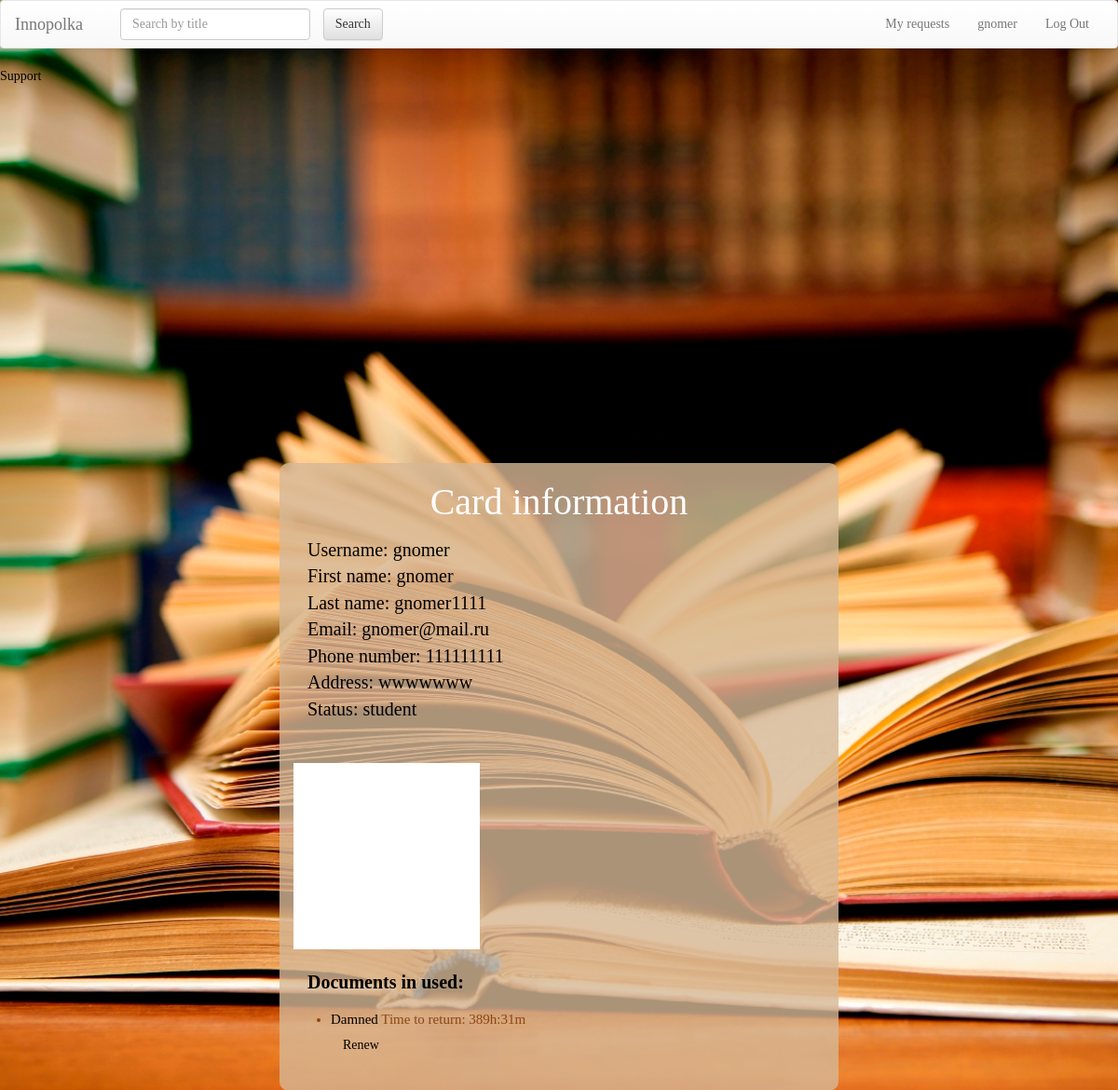
Page /user/ (signed in) on the earlier database version.
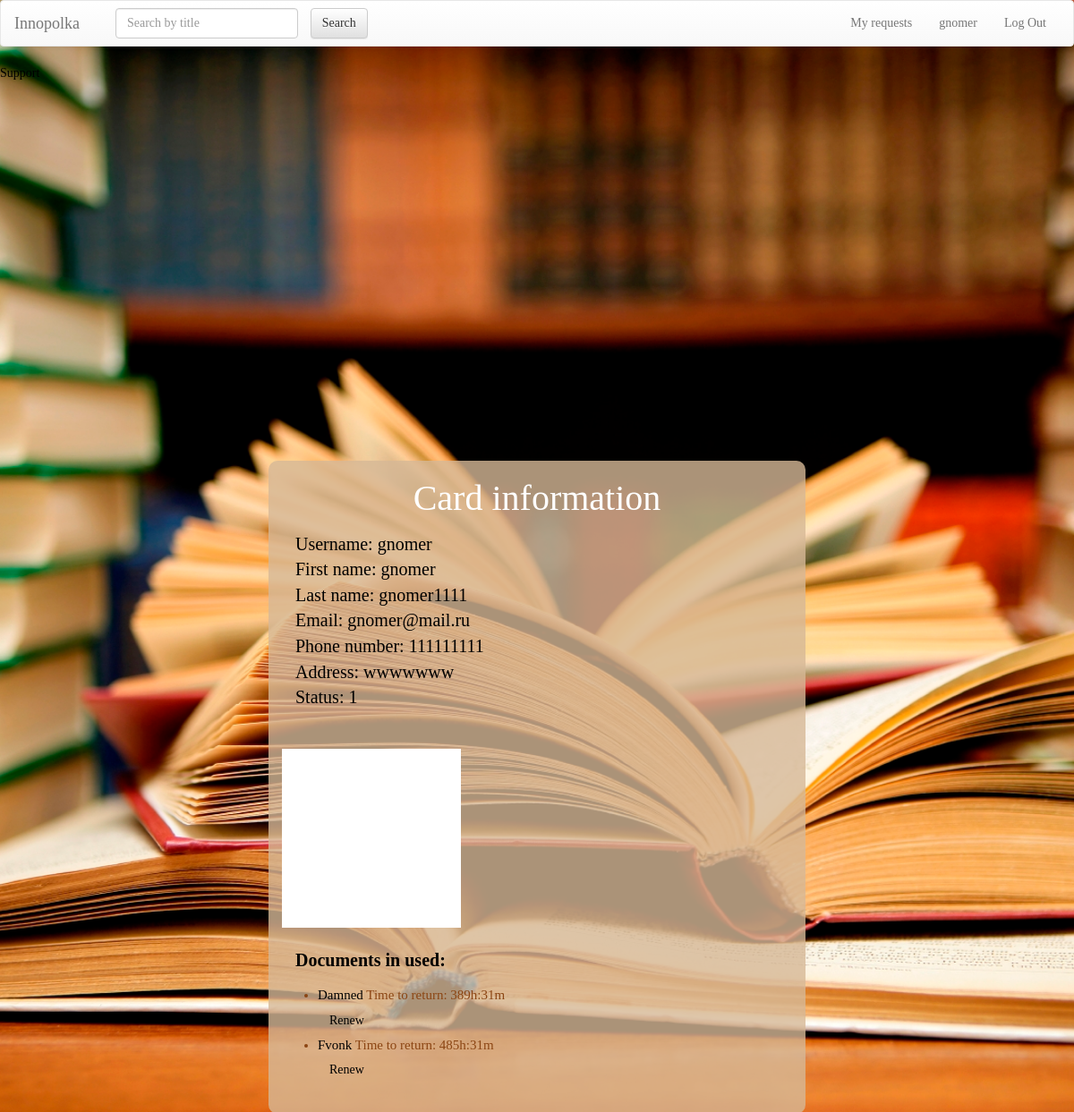
Same page on the later database version.
### UserCards/models.py (models this page shows, shortened)
class UserProfile(models.Model):
    user = models.OneToOneField(User, on_delete=models.CASCADE)
    phone_number = models.CharField(max_length=15, null=True, blank=True)
    address = models.CharField(max_length=250, null=True, blank=True)
    photo = models.ImageField(default="https://lh3.googleusercontent.com/zqfUbCXdb1oGmsNEzNxTjQU5ZlS3x46nQoB83sFbRSlMnpDTZgdVCe_LvCx-rl7sOA=w300")
    status = models.CharField(max_length=250, default='student')

### Documents/models.py (models this page shows, shortened)
class DocumentCopy(models.Model):
    doc = models.ForeignKey(Document, blank=True, default=None, on_delete=models.CASCADE) # link document which is checked out
    checked_up_by_whom = models.ForeignKey(User, blank=True, default=None, on_delete=models.CASCADE) # link to holder
    date = models.DateTimeField(default=str(datetime.datetime.today().strftime("%Y-%m-%d %H:%M")))
    returning_date = models.DateTimeField(default=str(datetime.datetime.today().strftime("%Y-%m-%d %H:%M")))
    time_left = models.CharField(null=True, max_length=250)
    fine_price = models.IntegerField(null=True)
    class Meta:
        verbose_name_plural = 'Document copies'
    def __str__(self):
        return self.doc.title

class Document(models.Model):
    title = models.CharField(max_length=250)
    price = models.IntegerField()
    keywords = models.CharField(max_length=250) # the list of keywords stored in string
    authors = models.CharField(max_length=250) # the list of authors in string format splitted by space
    cover = models.CharField(max_length=1000, default="https://lh3.googleusercontent.com/zqfUbCXdb1oGmsNEzNxTjQU5ZlS3x46nQoB83sFbRSlMnpDTZgdVCe_LvCx-rl7sOA=w300")
    copies = models.PositiveIntegerField(default=1)
    type = models.CharField(max_length=100, default='Document')
    is_bestseller = models.BooleanField(default=False)
    is_reference = models.BooleanField(default=False)
    level = models.PositiveIntegerField(default=1)
    room = models.PositiveIntegerField(default=1)

### Documents/librarian_view.py (the view)
    def inner(request, *args, **kwargs):
        if request.user.is_authenticated:
            return func(request, *args, **kwargs)
        return redirect('/')

### Documents/librarian_view.py (called while the page is built)
def need_logged_in(func):
    def inner(request, *args, **kwargs):
        if request.user.is_authenticated:
            return func(request, *args, **kwargs)
        return redirect('/')
    return inner

### UserCards/templates/UserCards/index.html (shortened to what this page needs)
{% extends 'Documents/base.html' %}
{% load staticfiles %}
{% block body  %}
<link rel="stylesheet" type="text/css" href="{% static 'UserCards/usercards_style.css' %}"/>
<div class="container">
    <h2>Card information</h2>
    <p>
        {% for field, value in fields %}
        {% if value|length <= 2000 %}
        {{ field }}: {{ value }}
        {% endif %}
        <br>
        {% endfor %}
    </p>
    <td>
        <div class="photo">
        </div>
    </td>
    <div>
        <p>
            <strong>Documents in used:</strong>
        </p>
        <div>
            <ul>
                {% for copy in copies %}
                <li>
                    <a href="/{{copy.doc.id}}">{{ copy }}</a>
                    {{ copy.time_left }}<br>
                    {% if user.is_staff %}
                    <a class="btn" href="/requests/return/?copy_id={{copy.id}}">Return document</a>
                    {% else %}
                    <a class="btn" href="/requests/renew/?copy_id={{copy.id}}">Renew</a><br>
                    {% endif %}
                </li>
                {% endfor %}
            </ul>
        </div>
        <br>
    </div>
    {% endblock %}

### Documents/templates/Documents/base.html (shortened to what this page needs)
<!DOCTYPE html>
<html lang="en">
<head>
    {% load staticfiles %}
    <link rel="stylesheet" href="//maxcdn.bootstrapcdn.com/bootstrap/3.2.0/css/bootstrap.min.css">
    <link rel="stylesheet" href="//maxcdn.bootstrapcdn.com/bootstrap/3.2.0/css/bootstrap-theme.min.css">
    <link rel="stylesheet" type="text/css" href="{% static 'Documents/style.css' %}"/>
</head>
<body>
<nav class="navbar navbar-default">
    <div class="container-fluid">
        <div class="navbar-header">
            <a class="navbar-brand" href="/">Innopolka</a>
        </div>
        <div class="collapse navbar-collapse" id="bs-example-navbar-collapse-1">
            <form class="navbar-form navbar-left" action="/">
                <div class="form-group">
                    <input type="text" class="form-control" name="q" placeholder="Search by title" {% if q %} value="{{q}}" {% endif %}>
                </div>
                <input type="submit" class="btn btn-default" value="Search">
            </form>
            <ul class="nav navbar-nav navbar-right">
                {% if user.is_anonymous %}
                <li><a href="/user/login">Log In</a></li>
                {% elif user.is_authenticated %}
                {% if not user.is_staff %}
                <li><a href="/requests/">My requests</a></li>
                {% endif %}
                <li><a href="/user/">{{user.username}}</a></li>
                <li><a href="/user/logout">Log Out</a></li>
                {% endif %}
            </ul>
        </div>
    </div>
</nav>
<a href="mailto:b.meyer@innopolis.ru?subject=ITP project BS1-7&body=Dear Bertrand Meyer, ">Support</a>​
{% block body %}{% endblock %}
</body>
</html>

### Documents/static/Documents/style.css (style rules this page uses)
body { font-family: Futura; color: white; background: url("../../static/Documents/background.jpg") no-repeat fixed center center; background-size: cover; }

### UserCards/static/UserCards/usercards_style.css (style rules this page uses)
body { background-color: #0a0a1f; font-family: Futura; color: white; }

### Documents/templates/Documents/base.html (style rules this page uses)
.container { background-color: rgba(214, 184, 150, 0.8); color: saddlebrown; font-size: 15px; margin:0 auto; overflow:visible; position:absolute; left: 38%; top: 25%; width: 24%; border-radius: 10px; }
form { padding: 5px; color: black; font-size: 15px; margin: 5px; }
input { background-color: floralwhite; border: 2px solid saddlebrown; border-radius: 5px; margin: 0 0 0 10px; left: 50%; }
h2 { color: black; font-size: 40px; text-align: center; }

Differences in the rows shown:
added DocumentCopy: doc.title "Fvonk", time_left "Time to return: 485h:31m"
Other differences:
new list line: "Status : 1"
list line gone: "Status :"
list line gone: "student"
